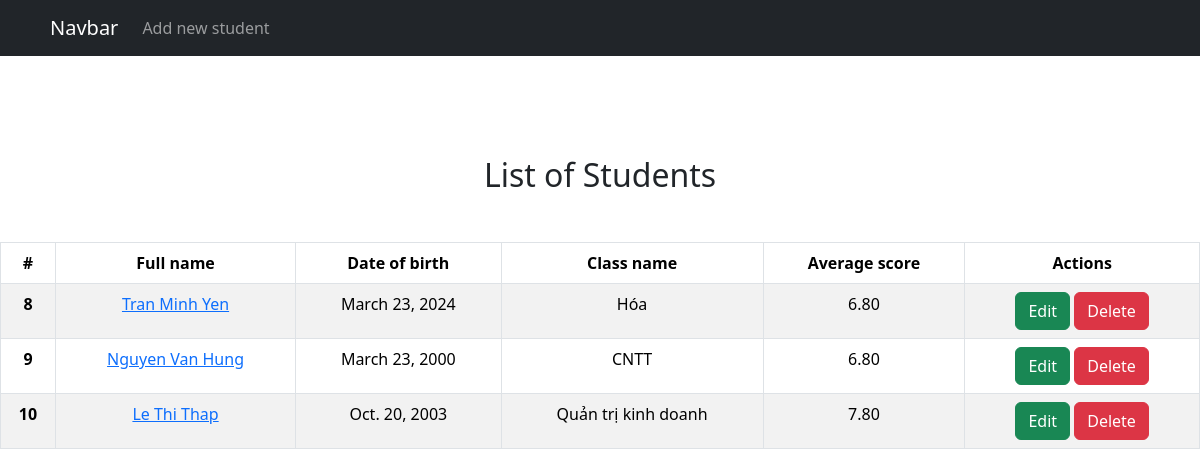
The page / on the database its author committed.
### students/models.py (models this page shows, shortened)
class Student(models.Model):
    full_name = models.CharField(max_length=100)
    birth_date = models.DateField()
    class_name = models.CharField(max_length=50)
    average_score = models.DecimalField(max_digits=5, decimal_places=2)

### students/views.py (the view)
# urls.py: path('', include('students.urls')),
def students(request):
    students = Student.objects.all()
    context = {'students': students}
    return render(request, 'students/student_list.html', context)

### students/templates/students/student_list.html
{% extends 'base.html' %}
{% load static %}
{% block content %}
<div style="text-align: center;margin-top: 100px;">
    <h2>List of Students</h2>
    <table class="table table-hover table-striped table-bordered mt-5">
        <thead class="thead-dark">
            <tr>
                <th scope="col">#</th>
                <th scope="col">Full name</th>
                <th scope="col">Date of birth</th>
                <th scope="col">Class name</th>
                <th scope="col">Average score</th>
                <th scope="col">Actions</th>
            </tr>
        </thead>
        {% if students %}
        <tbody>
            {% for student in students %}
            <tr>
                <th scope="row">{{student.id}}</th>
                <td><a href="{% url 'student_detail' student.id %}">{{student.full_name}}</a></td>
                <td>{{student.birth_date}}</td>
                <td>{{student.class_name}}</td>
                <td>{{student.average_score}}</td>
                <td><a href="{% url 'update_student' student.id %}" type="button" class="btn btn-success">Edit</a>
                    <a href="{% url 'delete_student' student.id %}" type="button" class="btn btn-danger">Delete</a>
                </td>
            </tr>
            {% endfor %}
        </tbody>
        {% else %}
            <h5 style="color: red;">Student list is empty</h5>
        {% endif %}
    </table>
</div>
{% endblock %}

### templates/base.html (shortened to what this page needs)
<!doctype html>
<html lang="en">
  <head>
    <link href="https://cdn.jsdelivr.net/npm/bootstrap@5.3.3/dist/css/bootstrap.min.css" rel="stylesheet">
  </head>
  <body>
    {% include 'navbar.html' %}
    {% block content %}
    {% endblock %}
  </body>
</html>

### templates/navbar.html (shortened to what this page needs)
<nav class="navbar navbar-expand-lg navbar-dark bg-dark">
    <a style="margin-left: 50px;" class="navbar-brand" href="{% url 'students' %}">Navbar</a>
    <div class="collapse navbar-collapse" id="navbarNavDropdown">
      <ul class="navbar-nav">
        <li class="nav-item active">
          <a class="nav-link" href="{% url 'create_student' %}">Add new student</a>
        </li>
      </ul>
    </div>
  </nav>

### rows shown on the page
Student: id "8", full_name "Tran Minh Yen", birth_date "March 23, 2024", class_name "Hóa", average_score "6.80"
Student: id "9", full_name "Nguyen Van Hung", birth_date "March 23, 2000", class_name "CNTT", average_score "6.80"
Student: id "10", full_name "Le Thi Thap", birth_date "Oct. 20, 2003", class_name "Quản trị kinh doanh", average_score "7.80"
